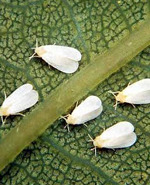
#> input picture Moscas_real.jpg, 150 x 185 px
$ python smart_farming.py vacas Moscas_real.jpg
#> lines starting #> are read from the running program, lines starting #| are printed output that depends on the picture; after the words box and inside, x2 and y2 are one past the last pixel; in counts of white or black regions, pixels touching at a corner belong together
import cv2
import numpy as np
import argparse
import os

def exibir_salvar(nome, imagem):
    """
    Função para exibir e salvar as imagens intermediárias.
    """
    cv2.imshow(nome, imagem)
    cv2.imwrite(nome + ".png", imagem)  # Salva a imagem no disco
    cv2.waitKey(0)

def service_conversao(image_path):
    """
    Carrega a imagem e converte para HSV.
    """
#> called with image_path = 'Moscas_real.jpg'
    image = cv2.imread(image_path)
#> image is the input picture: shape (185, 150, 3); mean B, G, R 83, 128.6, 117.3
    if image is None:
        raise ValueError(f"Imagem não encontrada: {image_path}")

    image_hsv = cv2.cvtColor(image, cv2.COLOR_BGR2HSV)
#> image_hsv: shape (185, 150, 3); mean H, S, V 40, 106.9, 129.4
    exibir_salvar("1-Imagem Original", image)
    exibir_salvar("2-Imagem HSV", image_hsv)

    return image, image_hsv

def service_segmentacao_vacas(image_hsv):
    """
    Segmenta as vacas na imagem usando uma faixa de cor branca no espaço HSV.
    """
    lower_white = np.array([0, 0, 200])
    upper_white = np.array([180, 50, 255])
    mask = cv2.inRange(image_hsv, lower_white, upper_white)
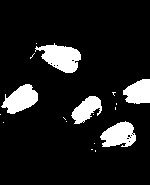
#> mask: shape (185, 150); 11.5% white; 18 white regions (13 under 20 px), largest, box (x1, y1, x2, y2) and area: (35, 43, 81, 73) 821, (1, 84, 38, 114) 667, (100, 121, 136, 147) 651, (123, 79, 150, 104) 520, (71, 96, 102, 124) 494

    exibir_salvar("3-Segmentação Vacas", mask)
    return mask

def service_segmentacao_moscas(image_hsv):
    """
    Segmenta as moscas-brancas usando limiarização Otsu no canal de valor.
    """
    v_channel = image_hsv[:, :, 2]
    _, mask = cv2.threshold(v_channel, 0, 255, cv2.THRESH_BINARY + cv2.THRESH_OTSU)

    exibir_salvar("3-Segmentação Moscas", mask)
    return mask

def service_morphological_cleanup(mask):
    """
    Aplica operação de fechamento morfológico para remover buracos internos nos objetos.
    """
    kernel = np.ones((3, 3), np.uint8)
    cleaned = cv2.morphologyEx(mask, cv2.MORPH_CLOSE, kernel)
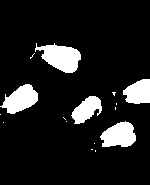
#> cleaned: shape (185, 150); 11.7% white; 16 white regions (11 under 20 px), largest, box (x1, y1, x2, y2) and area: (35, 43, 81, 73) 838, (100, 121, 136, 147) 679, (0, 84, 38, 114) 675, (123, 79, 150, 104) 522, (71, 96, 102, 124) 509

    exibir_salvar("4-Fechamento Morfológico", cleaned)
    return cleaned

def service_erosao(mask):
    """
    Aplica erosão para remover pequenos ruídos.
    """
    kernel = np.ones((3, 3), np.uint8)
    eroded = cv2.erode(mask, kernel, iterations=1)
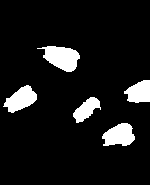
#> eroded: shape (185, 150); 9.3% white; 5 white regions

    exibir_salvar("5-Erosão", eroded)
    return eroded

def service_bounding_box(image, mask, area_min=100, method='circle'):
    """
    Encontra os objetos na máscara e desenha um contorno na imagem original.
    """
#> called with area_min = 200, method = 'circle'
    contours, _ = cv2.findContours(mask, cv2.RETR_EXTERNAL, cv2.CHAIN_APPROX_SIMPLE)
#> contours = 5 contours; box (x1, y1, x2, y2) and area: (37, 46, 80, 72) 624, (102, 123, 135, 146) 505, (3, 85, 37, 113) 500, (124, 80, 150, 103) 400, (73, 97, 101, 123) 342
    output = image.copy()
    count = 0

    for cnt in contours:
        area = cv2.contourArea(cnt)
        if area > area_min:
            count += 1
            if method == 'circle':
                (x, y), radius = cv2.minEnclosingCircle(cnt)
                center = (int(x), int(y))
                radius = int(radius)
                cv2.circle(output, center, radius, (0, 255, 0), 2)
            else:
                x, y, w, h = cv2.boundingRect(cnt)
                cv2.rectangle(output, (x, y), (x + w, y + h), (0, 255, 0), 2)
#> this loop made 5 passes
#> (area, x, y, radius, center) on passes 1 to 5: (505, 117.3, 136, 16, (117, 135)), (341.5, 86.55, 110.5, 15, (86, 110)), (499.5, 19.5, 100, 17, (19, 100)), (400, 138.5, 90.5, 14, (138, 90)), (624.5, 57.48, 55.19, 21, (57, 55))
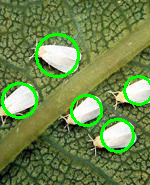
#> output: shape (185, 150, 3); 5.56% of pixels changed, all inside (x1, y1, x2, y2) = (1, 33, 150, 153)
#> after the loop, count = 5

    cv2.putText(output, f'Contagem: {count}', (10, 30),
                cv2.FONT_HERSHEY_SIMPLEX, 1, (0, 0, 255), 2)
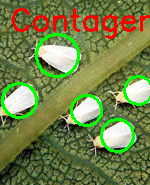
#> output: shape (185, 150, 3); 3.69% of pixels changed, all inside (x1, y1, x2, y2) = (12, 8, 150, 39)

    exibir_salvar("6-Resultado Final", output)
    return output, count

def experiment_vacas(image_path):
    """
    Pipeline completo para detecção de vacas.
    """
    original, hsv = service_conversao(image_path)
    mask = service_segmentacao_vacas(hsv)
    mask = service_morphological_cleanup(mask)
    mask = service_erosao(mask)
    output, count = service_bounding_box(original, mask, area_min=200, method='circle')
#> count = 5

    print(f"Número de vacas detectadas: {count}")
#| Número de vacas detectadas: 5

def experiment_moscas(image_path):
    """
    Pipeline completo para detecção de moscas-brancas.
    """
    original, hsv = service_conversao(image_path)
    mask = service_segmentacao_moscas(hsv)
    mask = service_morphological_cleanup(mask)
    mask = service_erosao(mask)
    output, count = service_bounding_box(original, mask, area_min=50, method='rectangle')

    print(f"Número de moscas-brancas detectadas: {count}")

if __name__ == "__main__":
    parser = argparse.ArgumentParser(
        description="Processamento de Imagens para Smart Farming: Contagem de Bovinos e Moscas-Brancas"
    )
    parser.add_argument("experiment", choices=["vacas", "moscas"],
                        help="Tipo de experimento a ser executado (vacas ou moscas)")
    parser.add_argument("image_path", help="Caminho da imagem a ser processada")
    args = parser.parse_args()

    if args.experiment == "vacas":
        experiment_vacas(args.image_path)
    elif args.experiment == "moscas":
        experiment_moscas(args.image_path)

    cv2.destroyAllWindows()  # Fecha todas as janelas quando terminar
